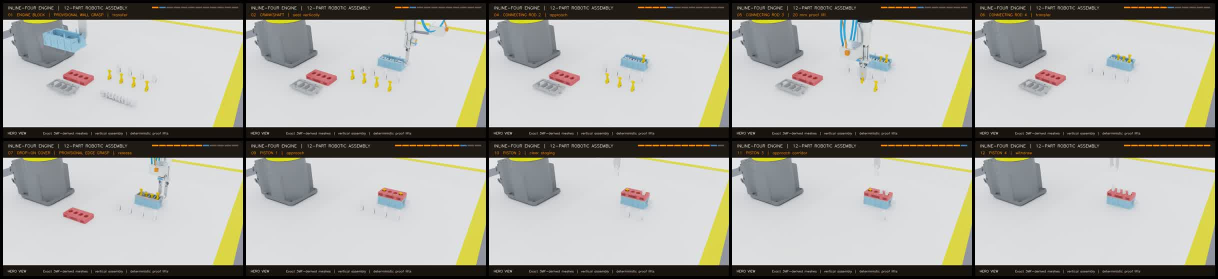
#> input picture media/images/engine-simulation-contact-sheet.jpg, 2436 x 558 px (shown at 1/2 size)
$ python make_contact_sheet.py --images ../../../media/images --out out.png
#> lines starting #> are read from the running program, lines starting #| are printed output that depends on the picture; after the words box and inside, x2 and y2 are one past the last pixel; in counts of white or black regions, pixels touching at a corner belong together
"""Create labeled contact sheets for reconstruction input/output QA."""

from __future__ import annotations

import argparse
import math
from pathlib import Path

import cv2
import numpy as np


def main() -> int:
    parser = argparse.ArgumentParser()
    parser.add_argument("--images", type=Path, required=True)
    parser.add_argument("--out", type=Path, required=True)
    parser.add_argument("--columns", type=int, default=6)
    parser.add_argument("--thumb-width", type=int, default=320)
    args = parser.parse_args()
    paths = sorted([*args.images.glob("*.png"), *args.images.glob("*.jpg")])
    if not paths:
        raise RuntimeError(f"No images in {args.images}")
    thumbs = []
    for path in paths:
        image = cv2.imread(str(path), cv2.IMREAD_COLOR)
#> image is the input picture: shape (558, 2436, 3); mean B, G, R 159, 164.6, 165.5
        if image is None:
            continue
        scale = args.thumb_width / image.shape[1]
#> scale = 0.131
        resized = cv2.resize(image, (args.thumb_width, int(round(image.shape[0] * scale))), interpolation=cv2.INTER_AREA)
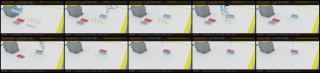
#> resized: shape (73, 320, 3); mean B, G, R 159, 164.6, 165.5
        cv2.rectangle(resized, (0, 0), (resized.shape[1], 26), (12, 18, 28), -1)
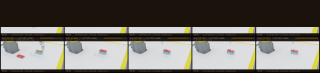
#> resized: shape (73, 320, 3); mean B, G, R 102.8, 108.9, 113.2
        cv2.putText(resized, path.stem[:40], (8, 18), cv2.FONT_HERSHEY_SIMPLEX, 0.45, (245, 245, 245), 1, cv2.LINE_AA)
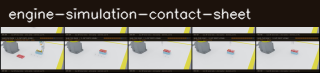
#> resized: shape (73, 320, 3); 6.81% of pixels changed, all inside (x1, y1, x2, y2) = (8, 8, 251, 23)
        thumbs.append(resized)
#> pass 2 of the loop in main, `for path in paths:`:
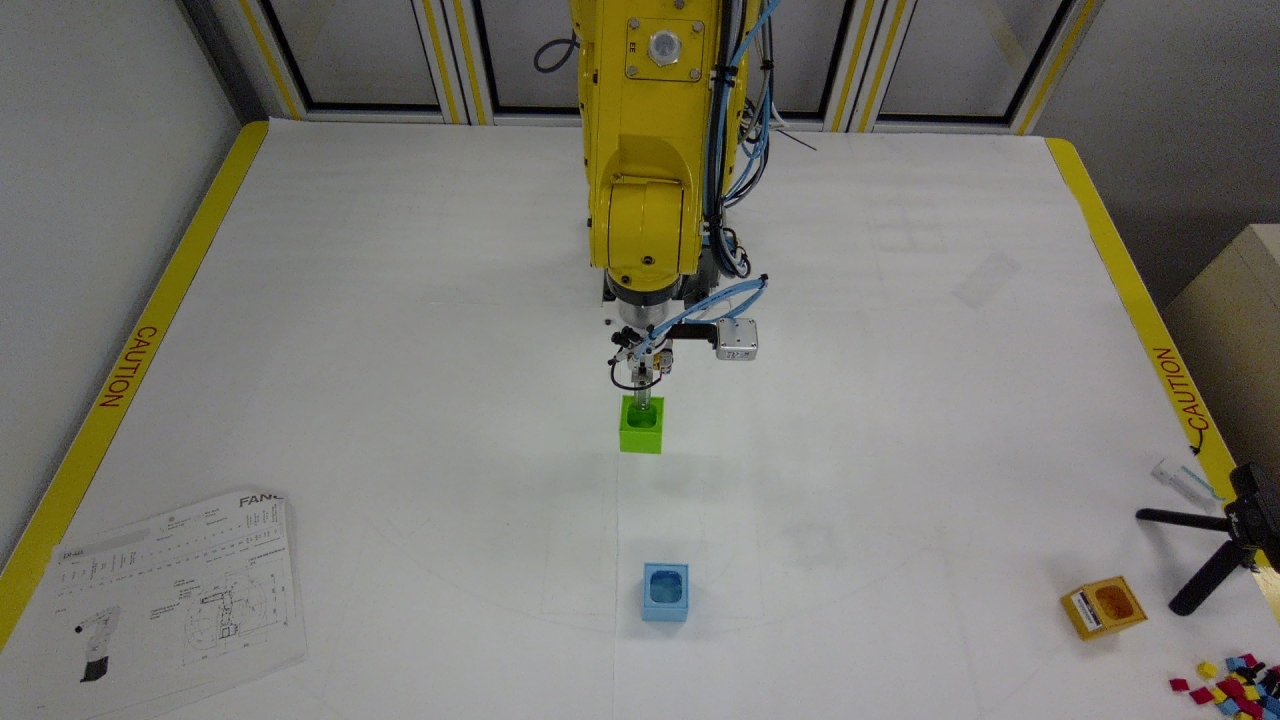
#> input picture media/images/physical-bin-lift.jpg, 1280 x 720 px
#> in main, image is the input picture: shape (720, 1280, 3); mean B, G, R 114.8, 123.1, 124.6
#> in main, `cv2.putText(resized, path.stem[:40], (8, 18), cv2.FONT_HERSHEY_SIMPLEX..`:
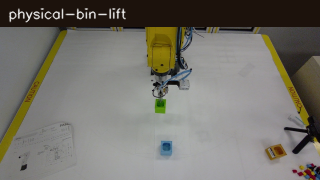
#> resized: shape (180, 320, 3); mean B, G, R 107.6, 114.8, 117.3
    cell_h = max(item.shape[0] for item in thumbs)
#> cell_h = 180
    rows = math.ceil(len(thumbs) / args.columns)
#> rows = 1
    canvas = np.full((rows * cell_h, args.columns * args.thumb_width, 3), 245, np.uint8)
#> canvas: shape (180, 1920, 3); every value is 245
    for index, item in enumerate(thumbs):
        row, column = divmod(index, args.columns)
        canvas[row * cell_h:row * cell_h + item.shape[0], column * args.thumb_width:(column + 1) * args.thumb_width] = item
#> this loop made 2 passes
#> (row, column) on passes 1 to 2: (0, 0), (0, 1)
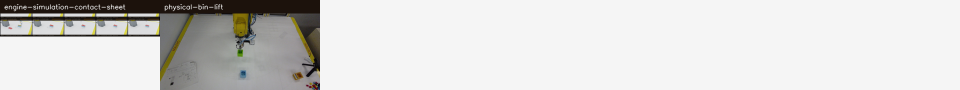
#> canvas: shape (180, 1920, 3) (shown at 1/2 size); mean of channels 0, 1, 2 212.9, 214.5, 215.2; drawn as B, G, R
    args.out.parent.mkdir(parents=True, exist_ok=True)
    cv2.imwrite(str(args.out), canvas)
    print(f"Wrote {args.out} ({len(thumbs)} images)")
#| Wrote out.png (2 images)
    return 0


if __name__ == "__main__":
    raise SystemExit(main())
#> (the program exits here)
